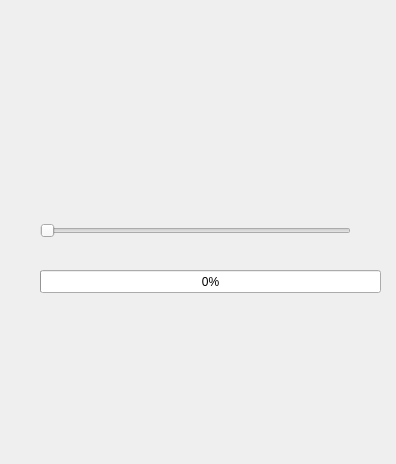
<?xml version="1.0" encoding="UTF-8"?>
<ui version="4.0">
 <class>Widget</class>
 <widget class="QWidget" name="Widget">
  <property name="geometry">
   <rect>
    <x>0</x>
    <y>0</y>
    <width>396</width>
    <height>464</height>
   </rect>
  </property>
  <property name="windowTitle">
   <string>Widget</string>
  </property>
  <widget class="QSlider" name="horizontalSlider">
   <property name="geometry">
    <rect>
     <x>40</x>
     <y>220</y>
     <width>311</width>
     <height>22</height>
    </rect>
   </property>
   <property name="minimum">
    <number>1</number>
   </property>
   <property name="maximum">
    <number>100</number>
   </property>
   <property name="orientation">
    <enum>Qt::Horizontal</enum>
   </property>
  </widget>
  <widget class="QProgressBar" name="progressBar">
   <property name="geometry">
    <rect>
     <x>40</x>
     <y>270</y>
     <width>341</width>
     <height>23</height>
    </rect>
   </property>
   <property name="minimum">
    <number>1</number>
   </property>
   <property name="value">
    <number>1</number>
   </property>
  </widget>
 </widget>
 <layoutdefault spacing="6" margin="11"/>
 <resources/>
 <connections/>
</ui>
